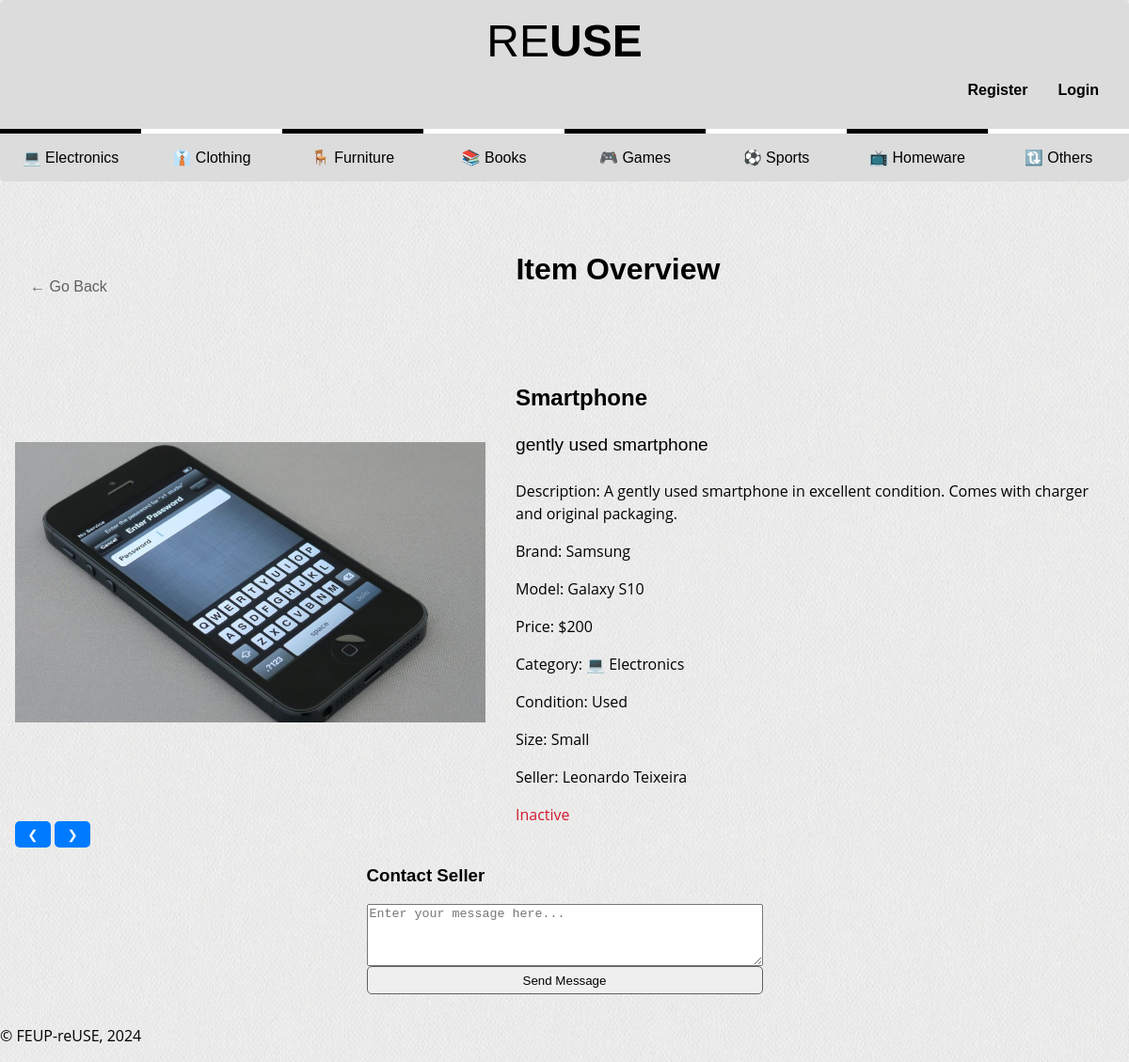
The page /pages/item.php?idItem=1 on the database its author committed.
### tables this page shows
CREATE TABLE Categories (
    idCategory INTEGER PRIMARY KEY,
    categoryName TEXT UNIQUE NOT NULL
);

CREATE TABLE Items (
    idItem INTEGER PRIMARY KEY AUTOINCREMENT,
    idSeller INTEGER NOT NULL,
    name TEXT NOT NULL,
    introduction TEXT,
    description TEXT,
    idCategory INTEGER,
    brand TEXT,
    model TEXT,
    idSize INTEGER,
    idCondition INTEGER,
    price REAL NOT NULL,
    active BOOLEAN NOT NULL DEFAULT TRUE,
    FOREIGN KEY (idSeller) REFERENCES Users(idUser),
    FOREIGN KEY (idCategory) REFERENCES Categories(idCategory),
    FOREIGN KEY (idSize) REFERENCES Sizes(idSize),
    FOREIGN KEY (idCondition) REFERENCES Conditions(idCondition)
);

CREATE TABLE Images (
    idImage INTEGER PRIMARY KEY AUTOINCREMENT,
    imagePath TEXT NOT NULL
);

CREATE TABLE Conditions (
    idCondition INTEGER PRIMARY KEY,
    conditionName TEXT UNIQUE NOT NULL
);

CREATE TABLE Sizes (
    idSize INTEGER PRIMARY KEY,
    sizeName TEXT UNIQUE NOT NULL
);

CREATE TABLE Users (
    idUser INTEGER PRIMARY KEY,
    name TEXT NOT NULL,
    username TEXT UNIQUE NOT NULL,
    password TEXT NOT NULL,
    email TEXT UNIQUE NOT NULL,
    isAdmin BOOLEAN NOT NULL DEFAULT 0
);

### pages/item.php (called while the page is built, shortened)
<?php
    require_once(__DIR__ . '/../utils/session.php');
    $session = new Session();
    require_once(__DIR__ . '/../database/connection.db.php');
    require_once(__DIR__ . '/../database/category.class.php');
    require_once(__DIR__ . '/../database/item.class.php');
    require_once(__DIR__ . '/../templates/common.tpl.php');
    require_once(__DIR__ . '/../templates/item.tpl.php');
    $db = getDatabaseConnection();
    $idItem =(int) $_GET['idItem'];
    $categories = Category::getCategories($db);
    $item = Item::getItemById($db, $idItem);
    drawHeader($session);
    drawCategories($categories);
    drawItem($db, $item);
    drawFooter();
?>

### utils/session.php (called while the page is built, shortened)
<?php
  class Session {
    public function isLoggedIn() : bool {
      return isset($_SESSION['id']);
    }
  }
?>

### database/category.class.php (called while the page is built, shortened)
<?php
class Category {
    public function __construct(int $idCategory, string $categoryName) {
        $this->idCategory = $idCategory;
        $this->categoryName = $categoryName;
    }
    static function getCategories(PDO $db): array {
        try {
            $stmt = $db->prepare('SELECT * FROM Categories');
            $stmt->execute();
            $categories = array();
            while ($category = $stmt->fetch()) {
                $categories[] = new Category(
                    $category['idCategory'],
                    $category['categoryName']
                );
            }
            return $categories;
        } catch (PDOException $e) {
            echo "Error fetching categories: " . $e->getMessage();
            return array();
        }
    }
    public static function getCategoryById(PDO $db, int $idCategory): ?Category {
        $stmt = $db->prepare('SELECT * FROM Categories WHERE idCategory = ?');
        $stmt->execute([$idCategory]);
        $category = $stmt->fetch();
        return new Category($category['idCategory'], $category['categoryName']);
    }
}
?>

### database/item.class.php (called while the page is built, shortened)
<?php
require_once 'connection.db.php';
require_once 'category.class.php';
require_once 'size.class.php';
require_once 'condition.class.php';
require_once 'users.class.php';
class Item {
    public int $idItem;
    public function __construct(int $idItem, int $idSeller, string $name, ?string $introduction, ?string $description, int $idCategory, ?string $brand, ?string $model, int $idSize, int $idCondition, float $price, bool $active) {
        $this->idItem = $idItem;
        $this->idSeller = $idSeller;
        $this->name = $name;
        $this->introduction = $introduction;
        $this->description = $description;
        $this->idCategory = $idCategory;
        $this->brand = $brand;
        $this->model = $model;
        $this->idSize = $idSize;
        $this->idCondition = $idCondition;
        $this->price = $price;
        $this->active = $active;
    }
    public static function getItemById(PDO $db ,int $idItem): ?Item {
        $stmt = $db->prepare('SELECT * FROM Items WHERE idItem = ?');
        $stmt->execute(array($idItem));
        $item = $stmt->fetch(PDO::FETCH_ASSOC);
        return new Item(
            $item['idItem'],
            $item['idSeller'],
            $item['name'],
            $item['introduction'],
            $item['description'],
            (int) $item['idCategory'],
            $item['brand'],
            $item['model'],
            (int) $item['idSize'],
            (int) $item['idCondition'],
            $item['price'],
            (bool) $item['active']
        );
    }
    public function getMainImage(PDO $db) {
        $stmt = $db->prepare('SELECT Images.imagePath
                              FROM Images
                              JOIN ItemImages ON Images.idImage = ItemImages.idImage
                              WHERE ItemImages.idItem = ? AND ItemImages.isMain = 1');
        $stmt->execute(array($this->idItem));
        $mainImage = $stmt->fetch();
        return $mainImage ? $mainImage['imagePath'] : null;
    }
}
?>

### database/condition.class.php (called while the page is built, shortened)
<?php
class Condition {
    public function __construct(int $idCondition, string $conditionName) {
        $this->conditionName = $conditionName;
    }
    public static function getConditionById(PDO $db, int $idCondition): ?Condition {
        $stmt = $db->prepare('SELECT * FROM Conditions WHERE idCondition = ?');
        $stmt->execute([$idCondition]);
        $condition = $stmt->fetch();
        return new Condition($condition['idCondition'], $condition['conditionName']);
    }
}
?>

### database/size.class.php (called while the page is built, shortened)
<?php
class Size {
    public function __construct(int $idSize, string $sizeName) {
        $this->sizeName = $sizeName;
    }
    public static function getSizeById(PDO $db, int $idSize): ?Size {
        $stmt = $db->prepare('SELECT * FROM Sizes WHERE idSize = ?');
        $stmt->execute([$idSize]);
        $size = $stmt->fetch();
        return new Size($size['idSize'], $size['sizeName']);
    }
}
?>

### database/users.class.php (called while the page is built, shortened)
<?php
class User {
    public function __construct(int $idUser, string $name, string $username, string $password, string $email, bool $isAdmin) {
        $this->name = $name;
    }
    public static function getUserById(PDO $db, int $idUser): ?User {
        $stmt = $db->prepare('SELECT * FROM Users WHERE idUser = ?');
        $stmt->execute([$idUser]);
        $user = $stmt->fetch();
        return new User($user['idUser'], $user['name'], $user['username'], $user['password'], $user['email'], (bool) $user['isAdmin']);
    }
}
?>

### templates/item.tpl.php (the view, shortened to what this page needs)
<?php
  require_once(__DIR__ . '/../database/item.class.php')
?>
<?php function drawItem(PDO $db, Item $item) { ?>
    <section id="item-details">
        <header>
            <button>&#8592; Go Back</button>
            <h2>Item Overview</h2>
        </header>
        <article>
            <?php
            $mainImagePath = $item->getMainImage($db);
            ?>
            <div class="slideshow">
                <?php
                echo '<div class="image-slide"><img src="' . $mainImagePath . '" alt="' . $item->name . '"></div>';
                ?>
                <button onclick="plusSlides(-1)">&#10094;</button>
                <button onclick="plusSlides(1)">&#10095;</button>
            </div>
            <div class="item-info">
                <h3><?=$item->name?></h3>
                <h4><?=$item->introduction?></h4>
                <p>Description: <?=$item->description?></p>
                <p>Brand: <?=$item->brand?></p>
                <p>Model: <?=$item->model?></p>
                <p>Price: $<?=$item->price?></p>
                <p>Category: <?=Category::getCategoryById($db, $item->idCategory)->categoryName?></p>
                <p>Condition: <?=Condition::getConditionById($db, $item->idCondition)->conditionName?></p>
                <p>Size: <?=Size::getSizeById($db, $item->idSize)->sizeName?></p>
                <p>Seller: <a href="../pages/user-profile.php?idUser=<?=$item->idSeller?>"><?=User::getUserById($db, $item->idSeller)->name?></a></p>
                <p><span class="<?=$item->active ? 'active' : 'inactive'?>"><?=$item->active ? 'Active' : 'Inactive'?></span></p>
            </div>
        </article>
        <div id="message-form">
            <h3>Contact Seller</h3>
            <form action="../utils/sendMessage.php" method="post">
                <textarea name="message" rows="4" cols="50" placeholder="Enter your message here..."></textarea>
                <input type="submit" value="Send Message">
            </form>
        </div>
    </section>
<?php } ?>

### templates/common.tpl.php (shortened to what this page needs)
<?php function drawHeader($session) { ?>
  <!DOCTYPE html>
  <html lang="en">
    <head>
      <link rel="stylesheet" href="../css/style.css">
      <link rel="stylesheet" href="../css/layout.css">
      <link rel="stylesheet" href="../css/responsive.css">
    </head>
    <body>
      <header>
        <h1>
            <a href="../pages/index.php">RE<strong>USE</strong></a>
        </h1>
        <?php
          if ($session->isLoggedIn()) {
        ?>
            <div id="user-icons">
              <a href="../pages/messages.php"><img src="../docs/images/icon_chat.svg" alt="Messages"></a>
              <a href="../pages/add_publication.php"><img src="../docs/images/icon_add.svg" alt="Add Publication"></a>
              <a href="#"><img src="../docs/images/icon_cart.svg" alt="Cart"></a>
              <a href="../pages/user-profile.php?idUser=<?=$_SESSION['id']?>"><img src="../docs/images/icon_profile.svg" alt="Profile"></a>
            </div>
        <?php
          } else {
        ?>
            <div id="signup">
                <a href="../pages/register.php">Register</a>
                <a href="../pages/login.php">Login</a>
            </div>
        <?php
          }
        ?>
      </header>
<?php } ?>
<?php function drawCategories($categories) { ?>
    <nav id="menu">
        <ul>
            <?php foreach ($categories as $category) { ?>
                <li><a href="../pages/index.php?category=<?= $category->idCategory ?>"><?= $category->categoryName ?></a></li>
            <?php } ?>
        </ul>
    </nav>
<?php } ?>
<?php function drawFooter() { ?>
    <footer>
        <p>&copy; FEUP-reUSE, 2024</p>
    </footer>
  </body>
</html>
<?php } ?>

### css/style.css (style rules this page uses)
:root { --lightgrey: #dcdcdc; --lightergrey: #eaeaea; --grey: #606060; --blue: #007bff; --darkblue: #0056b3; --black: #000000; --white: #ffffff; --red: #d11b2e; --green: #26bf4a; }
a { text-decoration: none; color: var(--black); transition: 0.3s ease; }
body > header { background-color: var(--lightgrey); border-radius: 5px 5px 0 0; }
body > header h1 { font-size: 3em; font-weight: 100; color: var(--black); margin: 0; }
body > header strong { font-weight: 900; }
body > header h1 a { text-decoration: none; color: var(--black); }
#signup a { font-weight: bold; padding: 1em; }
#menu { background-color: var(--lightgrey); border-radius: 0 0 5px 5px; }
#menu ul { margin: 0; padding: 0; }
#menu li { list-style-type: none; text-align: center; padding: 1em 0; }
#menu a { padding: 1em; }
#menu li:nth-child(odd) { border-top: 5px solid var(--black); }
#menu li:nth-child(even) { border-top: 5px solid var(--white); }
button { background-color: var(--blue); color: var(--white); border: none; padding: 0.5em 1em; border-radius: 5px; transition: 0.3s; }
input, select { padding: 0.5em; border: 1px solid var(--grey); border-radius: 5px; }
#item-details { margin-top: 2em; padding: 1em; }
#item-details h2 { font-size: 2em; margin-bottom: 2em; }
#item-details article img { width: 500px; height: 500px; margin-right: 1em; border-radius: 10px; object-fit: contain; }
#item-details header button { background-color: transparent; color: var(--grey); font-size: 1em; }
.item-info { padding: 1em; }
.item-info h3 { font-size: 1.5em; }
.item-info h4 { font-size: 1.2em; font-weight: 500; }
.item-info p { margin-bottom: 0.5em; }
span.inactive { color: var(--red); }
body { font-family: "Poppins", sans-serif; }
p { font-family: "Open Sans", sans-serif; line-height: 1.5em; }

### css/layout.css (style rules this page uses)
body { margin: 0 auto; background-image: url("../docs/images/website_background.png"); width: 80em; display: grid; grid-template-columns: 1fr 4fr; grid-template-rows: auto; grid-template-areas: "header header" "menu menu" "signup signup" "details details" "aside items" "footer footer"; }
body > header { grid-area: header; }
#menu { grid-area: menu; }
body > footer { grid-area: footer; }
body > header { display: flex; flex-direction: column; padding: 1em; }
body > header h1 { display: flex; justify-content: center; }
#signup, #user-icons { display: flex; justify-content: flex-end; flex-wrap: wrap; }
#menu ul { display: flex; flex-direction: row; flex-wrap: wrap; }
#menu li { display: block; flex: 1; }
form { display: flex; flex-direction: column; }
#item-details { grid-area: details; display: flex; flex-direction: column; align-items: center; }
#item-details header { display: flex; justify-content: space-between; width: 100%; }
#item-details header h2 { flex: 1; text-align: center; }
#item-details article { display: flex; align-items: center; }

### css/responsive.css (style rules this page uses)
@media (max-width: 80em) { body { width: 100%; } }

### rows shown on the page
categories: categoryName "💻 Electronics"
categories: categoryName "👔 Clothing"
categories: categoryName "🪑 Furniture"
categories: categoryName "📚 Books"
categories: categoryName "🎮 Games"
categories: categoryName "⚽ Sports"
categories: categoryName "📺 Homeware"
categories: categoryName "🔃 Others"
items: idItem.imagePath (picture), name "Smartphone", introduction "gently used smartphone", description "A gently used smartphone in excellent condition. Comes with charger and original packaging.", brand "Samsung", model "Galaxy S10", price "200", idCategory.categoryName "💻 Electronics", idCondition.conditionName "Used", idSize.sizeName "Small", idSeller.isAdmin "Leonardo Teixeira"
